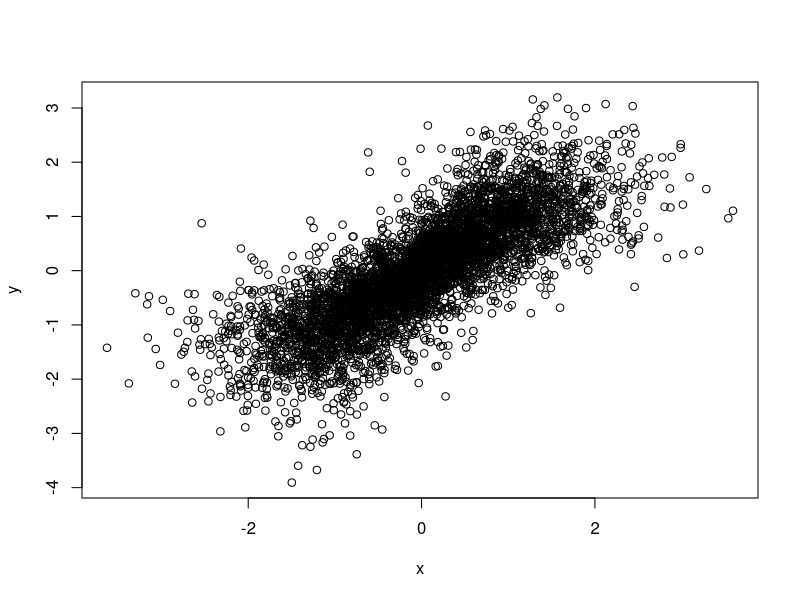
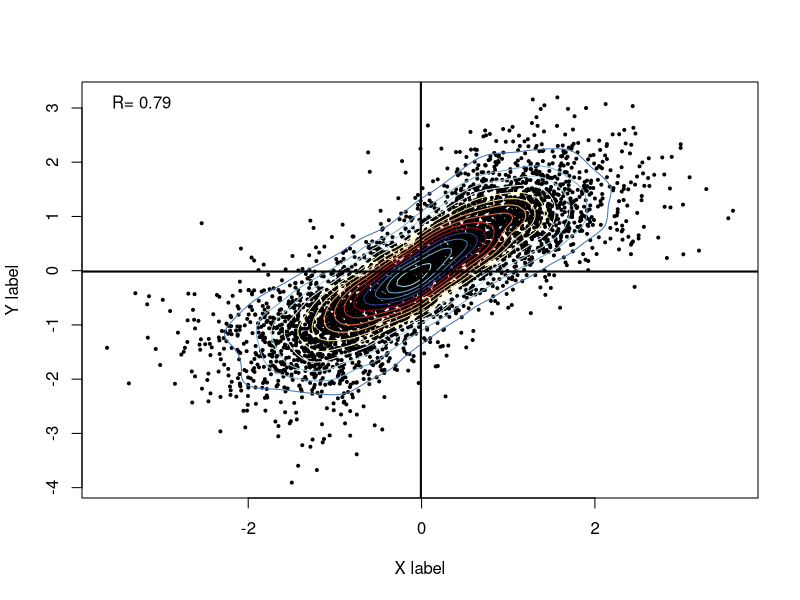
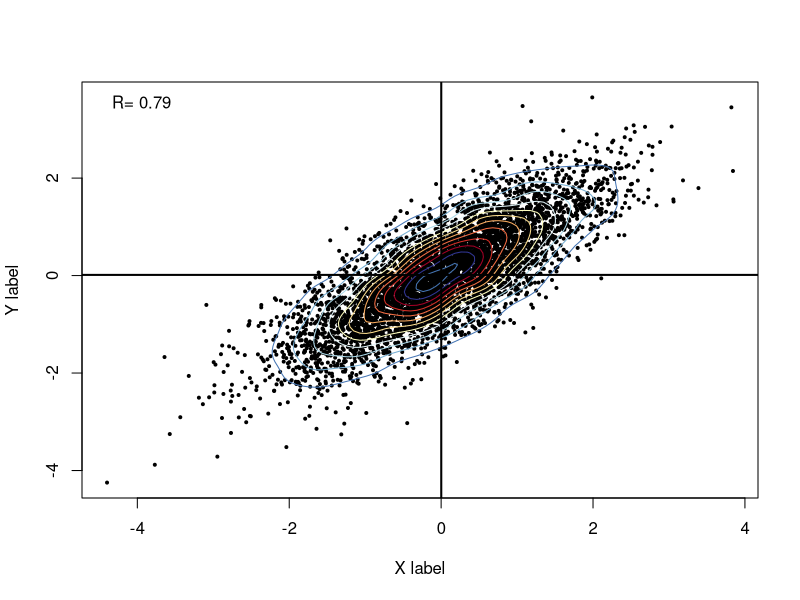
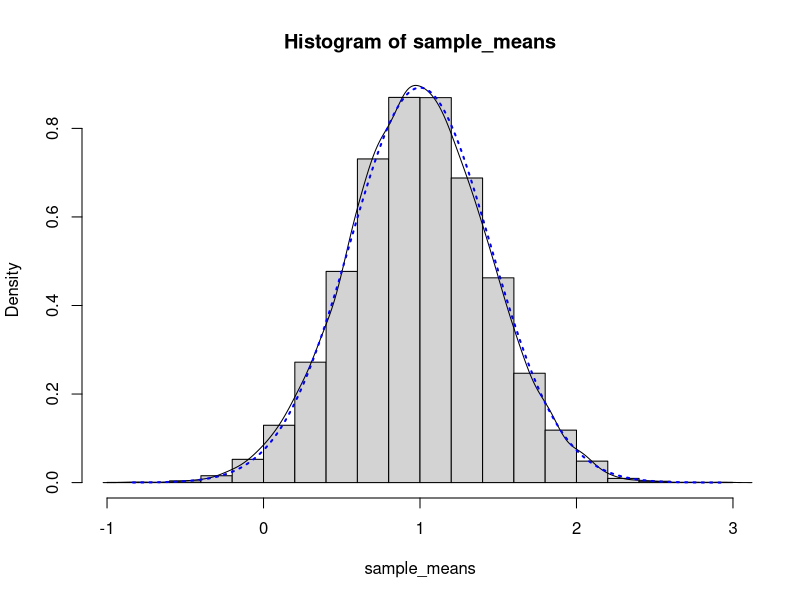
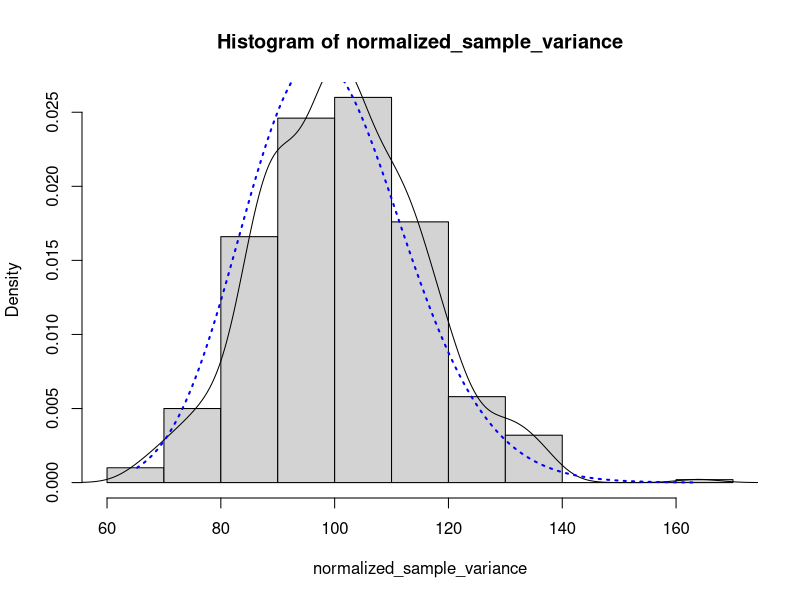
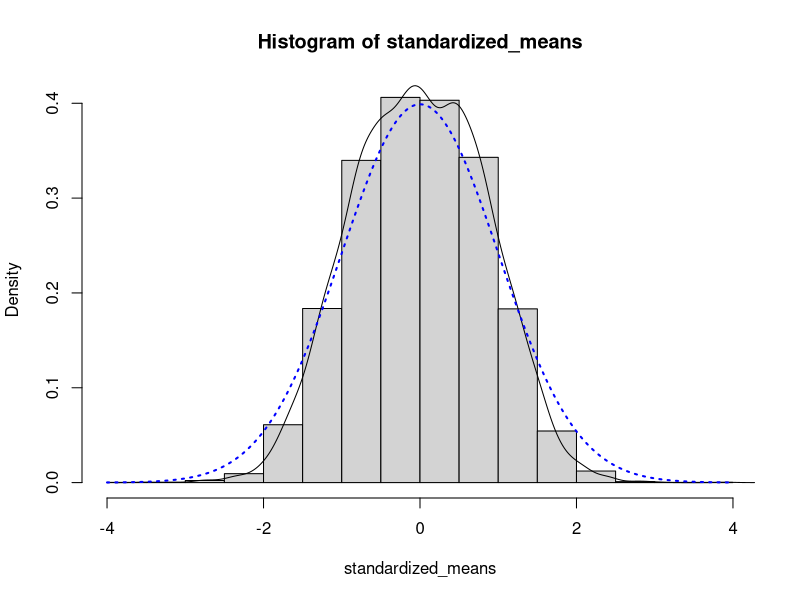

The R script that drew these images, in order:
## ---- chunk 1
library(RColorBrewer)
library(MASS)
library(mvtnorm)
## ---- chunk 2
theta <- 9 #parameter of the Frank copula
u <- runif(n=5000, min = 0, max = 1) 
z <- runif(n=5000, min = 0, max = 1) 
v <- log(exp(theta)*(-1+z-exp(u*theta)*z)/(exp(theta)*(-1+z) - z*exp(u*theta)))/theta
x <- qnorm(u, mean=0, sd=1)
y <- qnorm(v, mean=0, sd=1)
plot(x,y)


# pretty plot
my.cols <- rev(brewer.pal(11, "RdYlBu"))
# compute 2D kernel density, see MASS book, pp. 130-131
z <- kde2d(x, y, n=100)
X<-cbind(x,y)
plot(cbind(x,y), xlab="X label", ylab="Y label", pch=19, cex=.4)
contour(z, drawlabels=FALSE, nlevels=11, col=my.cols, add=TRUE)
abline(h=mean(X[,2]), v=mean(X[,1]), lwd=2)
legend("topleft", paste("R=", round(cor(X)[1,2],2)), bty="n")


# compare to the bivariate Normal with the same correlation
X<- rmvnorm(n=5000, mean=c(0,0), sigma = rbind(c(1,0.79),c(0.79,1)))
z <- kde2d(X[,1], X[,2], n=100)
plot(X, xlab="X label", ylab="Y label", pch=19, cex=.4)
contour(z, drawlabels=FALSE, nlevels=11, col=my.cols, add=TRUE)
abline(h=mean(X[,2]), v=mean(X[,1]), lwd=2)
legend("topleft", paste("R=", round(cor(X)[1,2],2)), bty="n")

## ---- chunk 3
n <- 20 #sample size
s <- 10000 #number of experiments
mu <- 1
sd <- 2
x <- matrix(rnorm(n*s,mu,sd), nrow = n, ncol=s) 
sample_means <- colMeans(x) #take the sample mean of each experiment 
hist(sample_means,freq = FALSE) #plot the sampling distribution of the sample means
lines(density(sample_means)) 

#Theoretically the sampling distribution is N(mu,sigma^2/n)
mean(sample_means)
mu
var(sample_means)
(sd^2)/n

#Compare with the theoretical sampling density
z <- seq(min(sample_means),max(sample_means),0.01)
lines(z,dnorm(z, mu, sqrt((sd^2)/n)),col="blue", lwd=2,lty="dotted")

## ---- chunk 4
n <- 100 #sample size
s <- 500 #number of experiments
mu <- 1
sd <- 2
x <- matrix(rnorm(n*s, mu, sd), nrow = n, ncol=s) 
sample_means <- colMeans(x) 
sample_variance <- colSums((x-sample_means)^2)/(n-1)    #take the sample variance of each experiment 
normalized_sample_variance <- (n-1)*sample_variance/sd^2
hist(normalized_sample_variance,freq = FALSE) #plot the sampling distribution of the sample means
lines(density(normalized_sample_variance)) 

#Theoretically the sampling distribution of the sample variance is Chi-squared with n-1 degrees of freedom
z <- seq(min(normalized_sample_variance),max(normalized_sample_variance),0.5)
lines(z,dchisq(z, df=n-1),col="blue", lwd=2,lty="dotted")

#The mean of the sample variance should be sd^2
mean(sample_variance)
sd^2

#The variance of the sample variance should be 2*sd^4/(n-1)
var(sample_variance)
2*sd^4/(n-1)
## ---- chunk 5
n <- 5 #sample size
s <- 10000 #number of experiments
mu <- 1
sd <- 2
x <- matrix(rnorm(n*s, mu, sd), nrow = n, ncol=s) 
sample_means <- colMeans(x) 
sample_variance <- colSums((x-sample_means)^2)/(n-1) 
standardized_means <- (sample_means-mu)/(sqrt(sample_variance/n))
hist(standardized_means,freq = FALSE)
lines(density(standardized_means))

#compare with the Normal density
z <- seq(-4,4,0.01)
lines(z,dnorm(z, 0,1),col="blue", lwd=2,lty="dotted")

